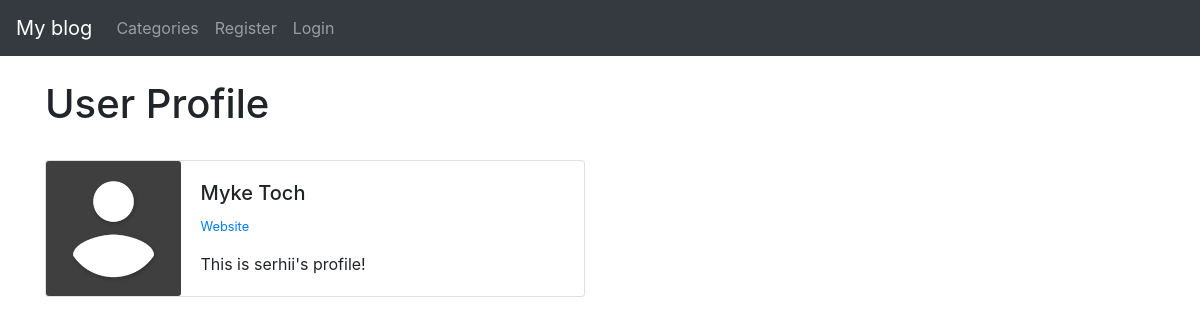
Screenshot of /members/4/profile/ with the database file from the repository.
### theblog/models.py (models this page shows, shortened)
class Profile(models.Model):
    user = models.OneToOneField(User, null=True, on_delete=models.CASCADE)
    bio = models.TextField()
    profile_pic = models.ImageField(null=True, blank=True, upload_to="images/profile/")
    website_url = models.CharField(max_length=255, null=True, blank=True)
    facebook_url = models.CharField(max_length=255, null=True, blank=True)
    twitter_url = models.CharField(max_length=255, null=True, blank=True)
    instagram_url = models.CharField(max_length=255, null=True, blank=True)
    pinterest_url = models.CharField(max_length=255, null=True, blank=True)

### members/views.py (the view)
# urls.py: path('<int:pk>/profile/', ShowProfilePageView.as_view(), name='show_profile_page'),
class ShowProfilePageView(DetailView):
    model = Profile
    template_name = 'registration/user_profile.html'
    def get_context_data(self, *args, **kwargs):
        users = Profile.objects.all()
        context = super(ShowProfilePageView, self).get_context_data(*args, **kwargs)
        page_user = get_object_or_404(Profile, id=self.kwargs['pk'])
        context['page_user'] = page_user
        return context

### members/templates/registration/user_profile.html (shortened to what this page needs)
{% extends 'base.html'  %}
{% load static %}
{% block content %}
    <h1>User Profile</h1>
    <div class="card mb-3" style="max-width: 540px;">
        <div class="row no-gutters">
          <div class="col-md-3">
            {% if page_user.profile_pic %}
                <img src="{{ page_user.profile_pic.url }}" class="card-img">
            {% else %}
                <img src="{% static 'theblog/images/default_profile_picture.png' %}" class="card-img">
            {% endif %}
          </div>
          <div class="col-md-9">
            <div class="card-body">
              <h5 class="card-title">{{ page_user.user.first_name }} {{ page_user.user.last_name }}</h5>
              <p class="small text-muted">
                {% if page_user.website_url %}
                    <a href="{{ page_user.website_url }}">Website</a>
                {% endif %}
              </p>
              <p class="card-text">{{ page_user.bio }}</p>
            </div>
          </div>
        </div>
    </div>
{% endblock %}

### rows the page displays
Profile: user.first_name "Myke", user.last_name "Toch", bio "This is serhii's profile!"
